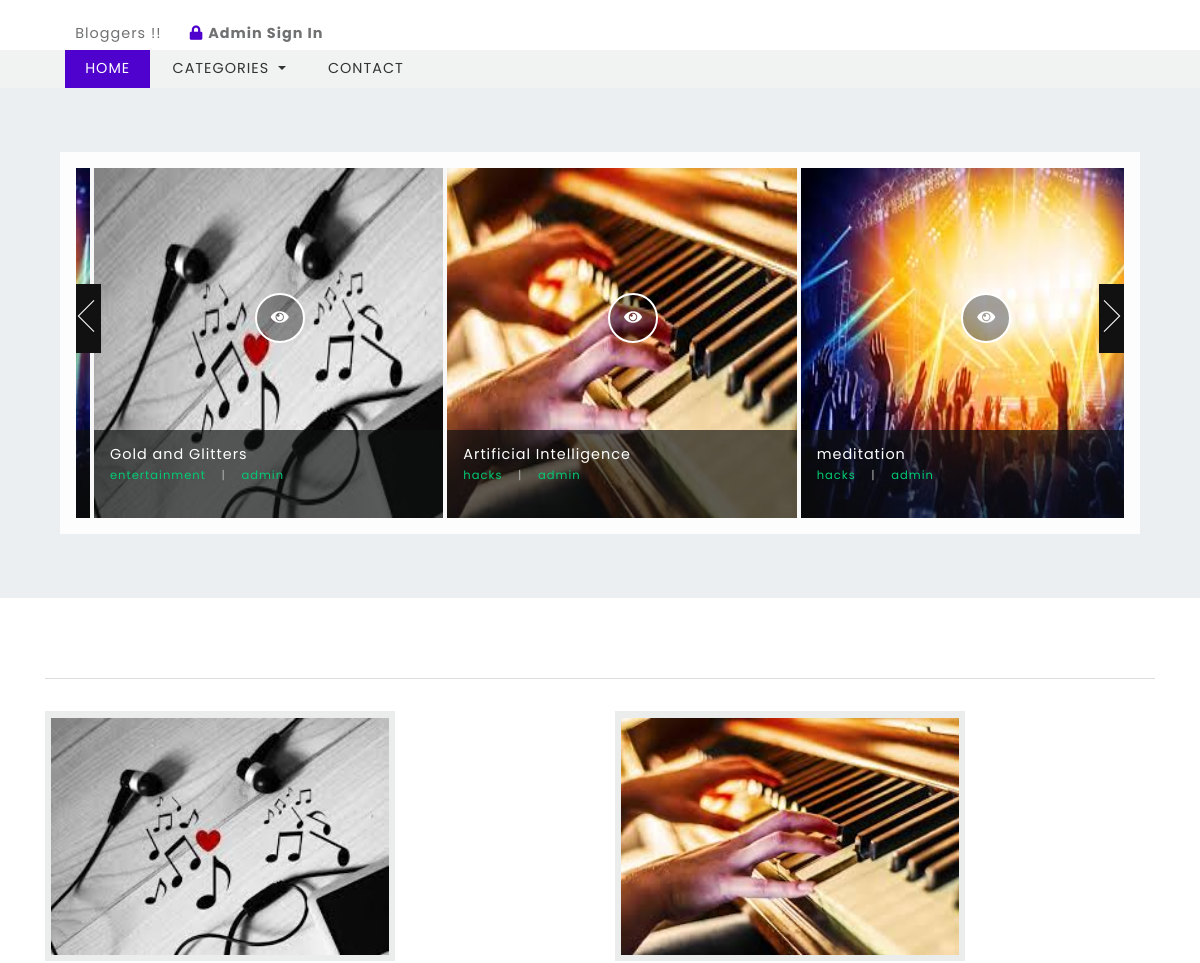
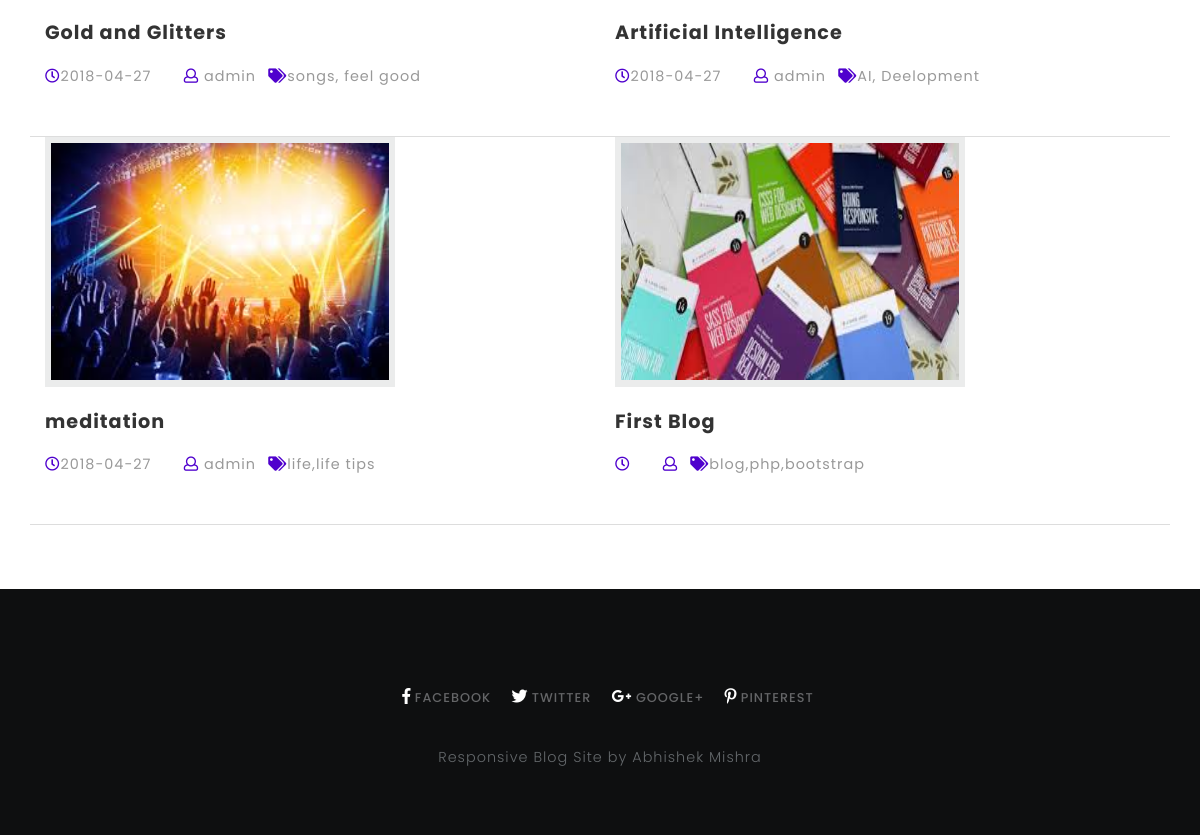
The page / on the database its author committed (2 pictures, top to bottom).
### tables this page shows
CREATE TABLE `blogs` (
  `id` int(10) UNSIGNED NOT NULL,
  `title` varchar(190) NOT NULL,
  `tags` varchar(40) NOT NULL,
  `content` text NOT NULL,
  `photo` varchar(50) NOT NULL,
  `posted` varchar(40) NOT NULL,
  `date` date DEFAULT NULL,
  `author` varchar(40) DEFAULT NULL,
  `category` varchar(40) NOT NULL
);

CREATE TABLE `blog_categories` (
  `id` int(10) UNSIGNED NOT NULL,
  `name` varchar(40) NOT NULL
);

### libs/fetch_data.php (the view, shortened to what this page needs)
<?php
function getlinks($table,$platform){
	require("database/db_connect.php");
	$sql="SELECT * FROM $table ";
	if ($result=mysqli_query($con,$sql))
	{
		$rowcount=mysqli_num_rows($result);
		if ($rowcount==0) {
			echo '#';
		}
		foreach ($result as $link => $site) {
			if ($platform=="facebook") {
				echo ''.$site['facebook'].'';
			}
			elseif ($platform=="twitter") {
				echo ''.$site['twitter'].'';
			}
			elseif ($platform=="googleplus") {
				echo ''.$site['googleplus'].'';
			}
			elseif ($platform=="pinterest") {
				echo ''.$site['pinterest'].'';
			}
			elseif ($platform=="dribble") {
				echo ''.$site['dribble'].'';
			}
		}
	}
}
function getcategoriesmenu($table)
{
	require("database/db_connect.php");
	$sql="SELECT * FROM $table ";
	if ($result=mysqli_query($con,$sql))
	{
		$rowcount=mysqli_num_rows($result);
		if ($rowcount==0) {
			echo 'No Categories';
		}
		foreach ($result as $blog_categories => $category) {
			echo '<a class="dropdown-item" href="category.php?id='.$category['id'].'">'.$category['name'].'</a>
			<div class="dropdown-divider"></div>';
		}
	}
}
function getbottomsliderposts($table){
	require("database/db_connect.php");
	$sql="SELECT * FROM $table WHERE posted='publish' ORDER BY id DESC LIMIT 3";
	if ($result=mysqli_query($con,$sql))
	{
		foreach ($result as $sliderposts => $slideritem) {
			$category_id=$slideritem['category'];
			$sql="SELECT * FROM blog_categories WHERE id='$category_id'";
			if ($result=mysqli_query($con,$sql))
			{
				foreach ($result as $results => $actualcategory) {
					$ctgry=$actualcategory['name'];
				}
			}
			echo '<li>
			<div class="blog-item">
			<img src="blogadmin/images/'.$slideritem['photo'].'" alt="fantastic cms" class="img-fluid" style="width:450px;height:350px"/>
			<button type="button" class="btn btn-primary play">
			<a href="single.php?id='.$slideritem['id'].'" style="text-decoration:none;color:white"><i class="fas fa-eye"></i></a>
			</button>
			<div class="floods-text">
			<h3>'.$slideritem['title'].'
			<span>'.$ctgry.'
			<label>|</label>
			<i>'.$slideritem['author'].'</i>
			</span>
			</h3>
			</div>
			</div>
			</li>';
		}
	}
}
function getblogridposts($table){
	require("database/db_connect.php");
	$sql="SELECT * FROM $table WHERE posted='publish' ORDER BY id DESC LIMIT 8";
	if ($result=mysqli_query($con,$sql))
	{
		foreach ($result as $bloggrid => $griditem) {
			echo '<div class="col-md-6 blog-grid-top">
			<div class="b-grid-top">
			<div class="blog_info_left_grid">
			<a href="single.php?id='.$griditem['id'].'">
			<img src="blogadmin/images/'.$griditem['photo'].'" class="img-fluid" alt="fantastic cms" style="width:350px;height:250px">
			</a>
			</div>
			<h3>
			<a href="single.php?id='.$griditem['id'].'">'.$griditem['title'].'</a>
			</h3>
			</div>
			<ul class="blog-icons">
			<li>
			<a href="#">
			<i class="far fa-clock"></i>'.$griditem['date'].'</a>
			</li>
			<li class="mx-2">
			<a href="#">
			<i class="far fa-user"></i> '.$griditem['author'].'</a>
			</li>
			<li>
			<a href="#">
			<i class="fas fa-tags"></i>'.$griditem['tags'].'</a>
			</li>
			</ul>
			</div>';
		}
	}
}
?>

### index.php (shortened to what this page needs)
<?php require("libs/fetch_data.php");?>
<!DOCTYPE html>
<html lang="zxx">
<head>
	<link href="css/bootstrap.css" rel='stylesheet' type='text/css' />
	<link rel="stylesheet" href="css/jquery.desoslide.css">
	<link href="css/style.css" rel='stylesheet' type='text/css' />
	<link href="css/fontawesome-all.css" rel="stylesheet">
</head>
<body>
	<?php include("header.php");?>
	<section class="bottom-slider">
		<div class="course_demo1">
			<ul id="flexiselDemo1">
				<?php getbottomsliderposts("blogs");?>
			</ul>
		</div>
	</section>
	<section class="main-content-w3layouts-agileits">
		<div class="container">
			<div class="row">
				<div class="col-lg-12 left-blog-info-w3layouts-agileits text-left">
					<div class="blog-girds-sec">
						<div class="row">
							<?php getblogridposts("blogs");?>
						</div>
					</div>
				</div>
							</div>
						</div>
					</section>
					<?php include("footer.php");?>
						</body>
						</html>

### header.php (shortened to what this page needs)
<header>
		<div class="top-bar_sub_w3layouts container-fluid">
			<div class="row">
				<div class="col-md-4 top-forms text-center mt-lg-3 mt-md-1 mt-0">
					<span>Bloggers !!</span>
					<span class="mx-lg-4 mx-md-2  mx-1">
						<a href="blogadmin/index.php">
							<i class="fas fa-lock"></i> <strong>Admin Sign In</strong></a>
					</span>
				</div>
			</div>
		</div>
			<div class="header_top" id="home">
				<nav class="navbar navbar-expand-lg navbar-light bg-light">
					<div class="collapse navbar-collapse" id="navbarSupportedContent">
						<ul class="navbar-nav mr-auto">
							<li class="nav-item active">
								<a class="nav-link" href="index.php">Home
								</a>
							</li>
							<li class="nav-item dropdown">
								<a class="nav-link dropdown-toggle" href="#" id="navbarDropdown" role="button" data-toggle="dropdown" aria-haspopup="true"
								    aria-expanded="false">
									Categories
								</a>
									<?php getcategoriesmenu("blog_categories"); ?>
							</li>
							<li class="nav-item">
								<a class="nav-link" href="contact.php">Contact</a>
							</li>
						</ul>
					</div>
				</nav>
			</div>
	</header>

### footer.php
<footer>
	<div class="container">
		<div class="footer-cpy text-center">
			<div class="footer-social">
				<div class="copyrighttop">
					<ul>
						<li class="mx-3">
							<a class="facebook" href="<?php getlinks("links","facebook");?>">
								<i class="fab fa-facebook-f"></i>
								<span>Facebook</span>
							</a>
						</li>
						<li>
							<a class="facebook" href="<?php getlinks("links","twitter");?>">
								<i class="fab fa-twitter"></i>
								<span>Twitter</span>
							</a>
						</li>
						<li class="mx-3">
							<a class="facebook" href="<?php getlinks("links","googleplus");?>">
								<i class="fab fa-google-plus-g"></i>
								<span>Google+</span>
							</a>
						</li>
						<li>
							<a class="facebook" href="<?php getlinks("links","pinterest");?>">
								<i class="fab fa-pinterest-p"></i>
								<span>Pinterest</span>
							</a>
						</li>
					</ul>
				</div>
			</div>
			<div class="w3layouts-agile-copyrightbottom">
				<p> Responsive Blog Site by Abhishek Mishra
				</p>
			</div>
		</div>
	</div>
</footer>

### css/style.css (style rules this page uses)
html, body { margin: 0; font-size: 100%; font-family: 'Poppins', sans-serif; background: #fff; }
body a { text-decoration: none; transition: 0.5s all; -webkit-transition: 0.5s all; -moz-transition: 0.5s all; -o-transition: 0.5s all; -ms-transition: 0.5s all; }
h1, h2, h3, h4, h5, h6 { margin: 0; font-family: 'Poppins', sans-serif; letter-spacing:1px; }
p { margin: 0; font-size: 0.9em; color: #777777; line-height: 2em; letter-spacing: 1px; font-weight: 300; }
ul { margin: 0; padding: 0; }
.top-bar_sub_w3layouts { background: #fff; padding: 0.3em 2em; position: relative; }
.top-forms span { font-size: 0.9em; color: #707173; letter-spacing: 1px; }
.top-forms span a { color: #707173; }
.top-forms a i { color:#4f01cd; }
.navbar { padding: 0em 4em; }
.bg-light { background-color: #f0f3f1 !important; }
li.nav-item { margin: 0 1px; }
.navbar-light .navbar-nav .nav-link { padding: 0.6em 1.4em; color: #333; background: transparent; text-transform: uppercase; font-size: 0.9em; letter-spacing: 1px; }
.navbar-light .navbar-nav .show>.nav-link, .navbar-light .navbar-nav .active>.nav-link, .navbar-light .navbar-nav .nav-link.show, .navbar-light .navbar-nav .nav-link.active, .navbar-light .navbar-nav .nav-link:hover, .navbar-light .navbar-nav .nav-link:focus { background: #4f01cd; color: #fff; }
.bottom-slider,.main-content-w3layouts-agileits { padding: 5em 0; }
section.bottom-slider { background: #eceff1; }
#flexiselDemo1 { display: none; }
.nbs-flexisel-ul { position: relative; width: 9999px; margin: 0px; padding: 0px; list-style-type: none; }
.nbs-flexisel-item { float: left; margin:0 2px; padding: 0em; position: relative; line-height: 0px; }
.blog-item { position:relative; }
.floods-text { position: absolute; bottom:0%; left:0%; padding: 1em; background: rgba(14, 15, 16, 0.67); width:100%; }
.floods-text h3 { font-size:.9em; color:#fff; margin:0; font-weight:400; }
.floods-text h3 span { display: block; color: #01cd74; margin: .5em 0 1em; font-size: .8em; }
.floods-text h3 label { color: #B2B2B2; padding: 0 1em; }
.floods-text h3 i { font-style:normal; color:#01cd74; }
button.btn.btn-primary.play { width:50px; height:50px; border-radius: 50%; -webkit-border-radius: 50%; -moz-border-radius: 50%; -o-border-radius: 50%; -ms-border-radius: 50%; outline: none; cursor: pointer; border:2px solid #fff; background-color:rgba(0, 0, 0, 0.37); position:absolute; left:46%; bottom:50%; }
.course_demo1 { margin: 0 auto; width: 90%; background: #fdfdfd; padding: 1em; }
.b-grid-top { position: relative; }
.blog_info_left_grid { position: relative; overflow: hidden; }
.blog_info_left_grid img { -moz-transition: all 1s; -o-transition: all 1s; -webkit-transition: all 1s; transition: all 1s; background: #ebecec; padding: .4em; }
.blog-grid-top h3,.two-blog2 h3,h5.card-title { font-size: 1.2em; margin: 1.2em 0 1em 0; font-weight: 700; }
.blog-grid-top h3 a,.two-blog2 h3 a,h5.card-title a { color: #333333; }
.blog-grid-top { border-bottom: 1px solid #ddd; padding-bottom: 3em; }
ul.blog-icons li { display: inline-block; margin-right: 20px; list-style:none; }
ul.blog-icons a { font-size: 0.9em; letter-spacing: 1px; color: #999; }
ul.blog-icons i { color: #4f01cd; }
.blog-girds-sec { border-top: 1px solid #ddd; margin-top: 1em; padding-top: 2em; }
footer { padding: 5em 0; background-color: #0e0f10; }
.copyrighttop ul li a span { text-transform: uppercase; color: #646567; font-weight: 500; font-size: 0.8em; line-height: 2em; letter-spacing: 1px; }
.copyrighttop { margin: 2em 0; }
a.facebook { color: #fff; font-size: 16px; }
.w3layouts-agile-copyrightbottom p { color: #64686b; letter-spacing: 1px; line-height: 28px; }
.copyrighttop li { list-style: none; display: inline-block; }
@media (max-width:1440px) { .bottom-slider, .main-content-w3layouts-agileits, footer,.banner-bottom { padding: 4em 0; } }

### rows shown on the page
blogs: photo (picture), title "Gold and Glitters", author "admin", date "2018-04-27", tags "songs, feel good"
blog_categories: name "entertainment"
blogs: photo (picture), title "Artificial Intelligence", author "admin", date "2018-04-27", tags "AI, Deelopment"
blog_categories: name "hacks"
blogs: photo (picture), title "meditation", author "admin", date "2018-04-27", tags "life,life tips"
blogs: photo (picture), title "First Blog", tags "blog,php,bootstrap"
